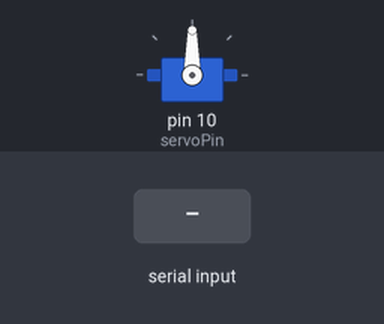
The sketch below on a simulated Arduino Uno, built with avr-gcc and run on an emulated ATmega328P. On the bench: servo. The inputs (shaded band) are chosen by the test bench. What the sketch prints to the serial monitor is not drawn.

Above: at 1.2 s.
1.3 s: "30,150\n" received over Serial
At 3.7 s:
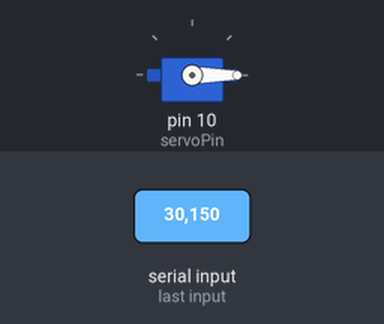
7.3 s: "1\n" received over Serial
At 8.7 s:
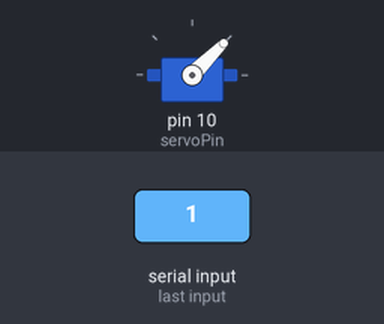
10.3 s: "2\n" received over Serial
At 13.0 s:
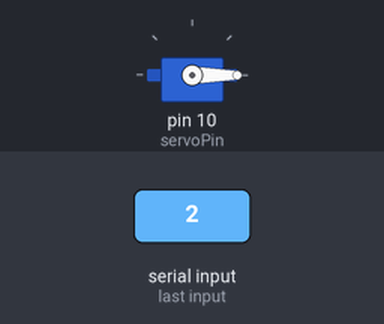
Timing chart, 0 to 14.5 s (numbered marks = the images above; inputs shaded):
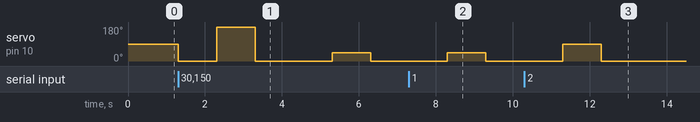

Measured:
- after the input at 1.3 s, servo on pin 10 (servoPin): 90° → 0° at once, → 180° 1.0 s later, → 0° 1.0 s later, → 45° 2.0 s later, … (5 changes in this stretch)
- after the input at 7.3 s, servo on pin 10 (servoPin): 0° → 45° after 1.0 s, → 0° 1.0 s later
- after the input at 10.3 s, servo on pin 10 (servoPin): 0° → 90° after 1.0 s, → 0° 1.0 s later

The sketch:

15-11-21_STM32_Servo.ino
```cpp
#include <Servo.h>

// Inisialisasi pin STM32
int servoPin = 10;

Servo servo1;

void setup() {
  Serial.begin(9600);
  // Deklarasi servo
  servo1.attach(servoPin);

  Serial.println("Pilih salah satu :");
  Serial.println("1. Putar 45 derajat");
  Serial.println("2. Putar 90 derajat");
  Serial.println("3. Putar 180 derajat");
}

void loop() {
  // Logika
  if(Serial.available() > 0){
    int nomor = Serial.read();
    nomor = nomor - 48; // ASCII
    switch(nomor) {
      case 1:
        putar(45);
        break;
      case 2:
        putar(90);
        break;
      case 3:
        putar(180);
        break;
    }
    nomor = 0;
  }
}

void putar(int derajat){
  servo1.write(0);
  delay(1000);
  servo1.write(derajat);
  delay(1000);
  servo1.write(0);
  delay(1000);
}
```
